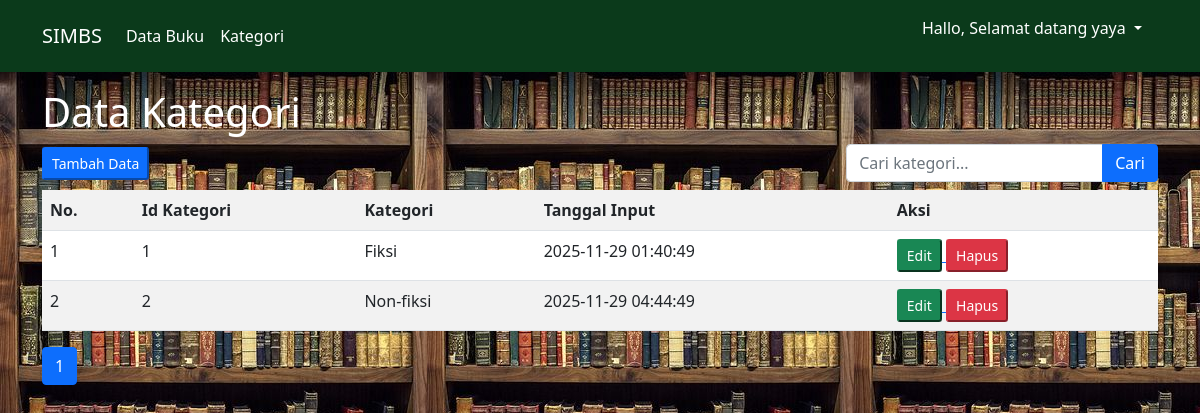
The app's page /index2.php (signed in) with its own data.
### tables this page shows
CREATE TABLE `kategori` (
  `id_kategori` int(11) NOT NULL,
  `kategori` varchar(255) NOT NULL,
  `tgl_input` timestamp NOT NULL DEFAULT current_timestamp() ON UPDATE current_timestamp()
);

### function2.php (called while the page is built, shortened)
<?php
$conn = mysqli_connect("localhost", "root", "", "simbs");
function query($query){
    global $conn;
    $result = mysqli_query($conn, $query);
    $rows = [];
    while( $row = mysqli_fetch_assoc($result) ) {
        $rows[] = $row;
    }
    return $rows;
}
?>

### index2.php (the view, shortened to what this page needs)
<?php
    require("function2.php");
    $jumlahDataPerHalaman = 4;
    $jumlahData = count(query("SELECT * FROM kategori"));
    $jumlahHalaman = ceil($jumlahData / $jumlahDataPerHalaman);
    $halamanAktif = ( isset($_GET["halaman"]) ) ? $_GET["halaman"] : 1;
    $awalData = ( $jumlahDataPerHalaman * $halamanAktif ) - $jumlahDataPerHalaman;
    if(isset($_POST['tombol_search'])) {
    $kategori = search_data($_POST['keyword']);
    } else {
        $kategori = query("SELECT * FROM kategori LIMIT $awalData, $jumlahDataPerHalaman");
    }
?>
<!DOCTYPE html>
<html lang="en">
<head>
    <link href="https://cdn.jsdelivr.net/npm/bootstrap@5.0.2/dist/css/bootstrap.min.css" rel="stylesheet">
    <link rel="stylesheet" href="style.css">
</head>
<body>
    <nav class="navbar navbar-expand-lg navbar-light white" style="background-color: #0b3a1bff">
        <div class="container">
            <a class="navbar-brand text-white" href="#">SIMBS</a>
            <div class="collapse navbar-collapse" id="navbarSupportedContent">
            <ul class="navbar-nav me-auto mb-2 mb-lg-0">
                <li class="nav-item">
                <a class="nav-link active text-white" aria-current="page" href="index.php">Data Buku</a>
                </li>
                <li class="nav-item">
                <a class="nav-link text-white" href="index2.php">Kategori</a>
                </li>
            </ul>
            <ul>
                <li class="nav-item dropdown">
                <a class="nav-link dropdown-toggle text-white nav-end" href="#" role="button" data-bs-toggle="dropdown" aria-expanded="false">
                        Hallo, Selamat datang <?= $_SESSION['username'] ?>
                </a>
            </ul>
            </div>
        </div>
    </nav>
    <section class="p-3">
        <div class="container text-white" style="background-color">
            <h1>Data Kategori</h1>
            <div class="d-flex justify-content-between align-items-center">
                <a href="tambah_data2.php">
                    <button class="mb-2 btn-sm btn-primary">Tambah Data</button>
                </a>
                <form class="mb-2" action="" method="POST">
                    <div class="input-group">
                        <input type="text" class="form-control" name="keyword" placeholder="Cari kategori..." autocomplete="off">
                        <button class="btn btn-primary" type="submit" name="tombol_search">
                            <i class="bi bi-search"></i> Cari
                        </button>
                    </div>
                </form>
            </div>
            <table class="table table-striped table-hover">
                <tr>
                    <th>No.</th>
                    <th>Id Kategori</th>
                    <th>Kategori</th>
                    <th>Tanggal Input</th>
                    <th>Aksi</th>
                </tr>
                <?php $no=1 ?>
                <?php foreach($kategori as $data): ?>
                <tr>
                    <td> <?= $no ?> </td>
                    <td> <?= $data['id_kategori'] ?> </td>
                    <td> <?= $data['kategori'] ?> </td>
                    <td> <?= $data['tgl_input'] ?> </td>
                    <td>
                        <a href="ubah_data2.php?id_kategori=<?= $data['id_kategori'] ?>">
                            <button class="btn-sm btn-success">Edit</button>
                        </a>
                        <a href="hapus_data2.php?id_kategori=<?= $data['id_kategori'] ?>">
                            <button class="btn-sm btn-danger">Hapus</button>
                        </a>
                    </td>
                </tr>
                <?php $no++; ?>
                <?php endforeach; ?>
            </table>
            <nav aria-label="Page navigation example">
                <ul class="pagination">
                    <?php for ($i = 1; $i <= $jumlahHalaman; $i++) : ?>
                        <?php if ($i == $halamanAktif) : ?>
                            <li class="page-item active">
                                <a class="page-link" href="?halaman=<?= $i; ?>"><?= $i; ?></a>
                            </li>
                        <?php else : ?>
                            <li class="page-item">
                                <a class="page-link" href="?halaman=<?= $i; ?>"><?= $i; ?></a>
                            </li>
                        <?php endif; ?>
                    <?php endfor; ?>
                </ul>
            </nav>
        </div>
    </section>
</body>
</html>

### style.css (style rules this page uses)
body { background-image: url(img/bag-books.jpg); }
.navbar ul { list-style: none; }
.table { background-color: white; }

### records on screen
kategori: id_kategori "1", kategori "Fiksi", tgl_input "2025-11-29 01:40:49"
kategori: id_kategori "2", kategori "Non-fiksi", tgl_input "2025-11-29 04:44:49"

### other values on screen
$_SESSION['username'] "yaya"
